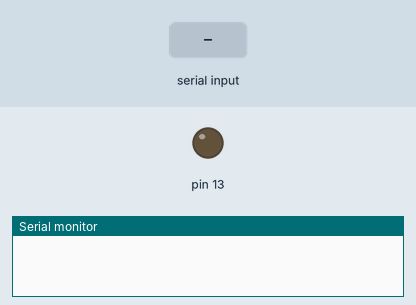
This sketch was run on a simulated Arduino Uno, built with avr-gcc and run on an emulated ATmega328P. Parts: output pins drawn as LEDs (lit = HIGH), the last lines printed to the serial monitor. The test bench sets the inputs (shaded band).

Above: at 1.2 s.
1.3 s: "n" received over Serial
At 3.4 s:
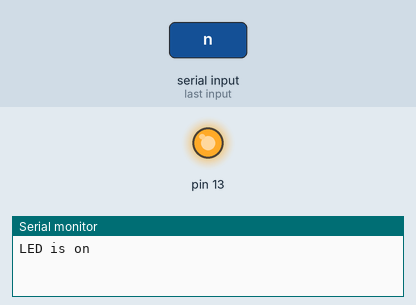
4.0 s: "f" received over Serial
At 5.3 s:
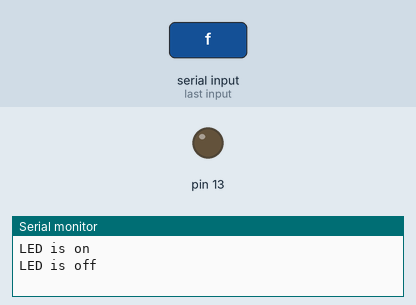
Timing chart, 0 to 7.0 s (numbered marks = the images above; inputs shaded):
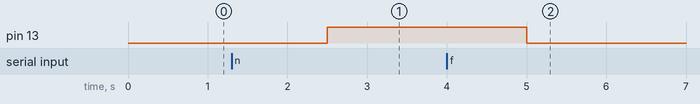

The sketch:

led_on_off.ino
```cpp
//done by T SAI RUTHVIK
// controlling an led from an android phone using bluetooth

char BTvalue;           //value sent over via bluetooth
char lastValue;              //stores last state of device (on/off)

void setup()
{
 Serial.begin(9600);

 pinMode(13,OUTPUT);
}


void loop()
{
  if(Serial.available())
  {//if there is data being recieved
    BTvalue=Serial.read(); //read it
  }
  if (BTvalue=='n')
  {//if value from bluetooth serial is n
    digitalWrite(13,HIGH);       //switch on LED
    if (lastValue!='n')
      Serial.println(F("LED is on")); //print LED is on
    lastValue=BTvalue;
  }
  else if (BTvalue=='f')
  {//if value from bluetooth serial is n
            //turn off LED
    digitalWrite(13,LOW);
    if (lastValue!='f')
      Serial.println(F("LED is off")); //print LED is on
    lastValue=BTvalue;
  }
  delay(1250);
}
```

Measured:
- after the input at 1.3 s, pin 13: LOW → HIGH after 1.2 s
- after the input at 4.0 s, pin 13: HIGH → LOW after 1.0 s
